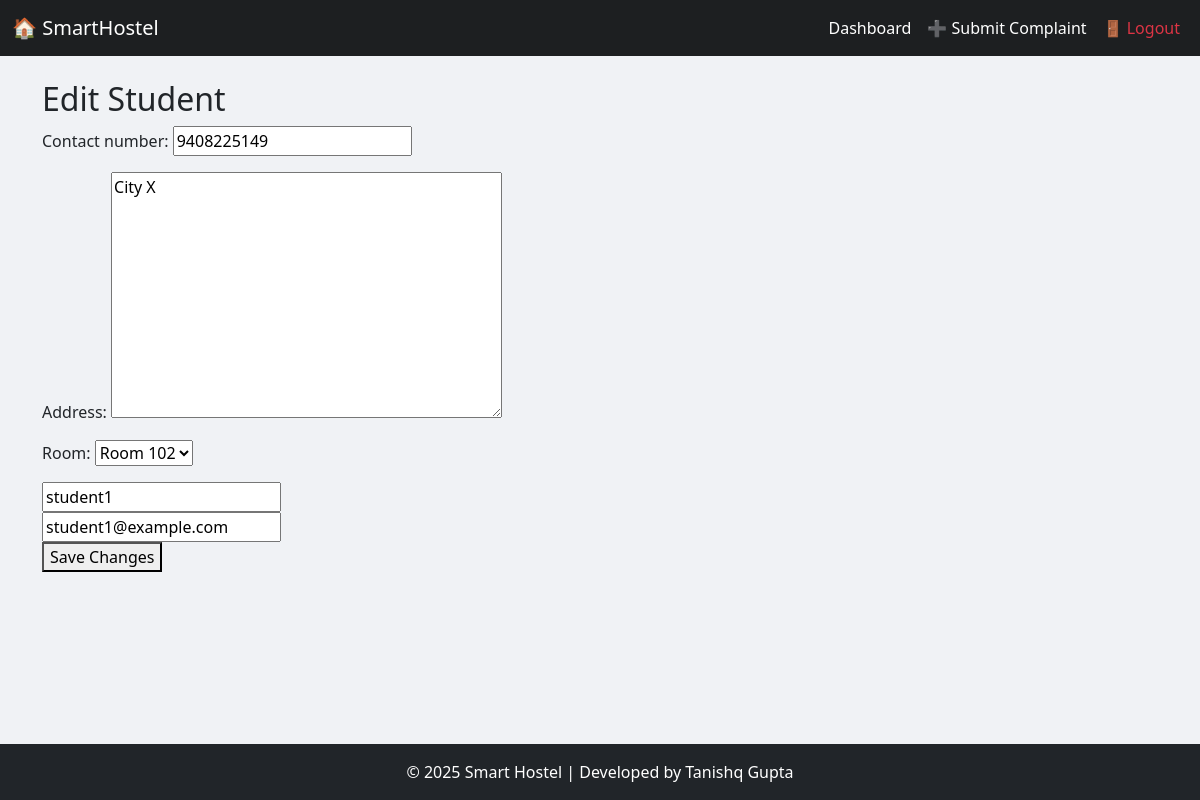
The page /students/edit/1000/ (signed in) on the database its author committed.
### hostelapp/models.py (models this page shows, shortened)
class Student(models.Model):
    user = models.OneToOneField(CustomUser, on_delete=models.CASCADE)
    contact_number = models.CharField(max_length=10)
    address = models.TextField()
    room = models.ForeignKey(Room, on_delete=models.SET_NULL, null=True, blank=True, related_name='students')
    payment_status = models.CharField(max_length=20, default='unpaid')
    roll_number = models.CharField(max_length=20)
    department = models.CharField(max_length=100)
    year = models.IntegerField(null=True, blank=True)
    attendance_percent = models.IntegerField(default=0)
    internal_score = models.IntegerField(default=0)
    parent_income = models.IntegerField(default=0)
    scholarship = models.BooleanField(default=False)
    hostel_stay = models.BooleanField(default=True)
    cgpa = models.FloatField(null=True, blank=True)
    previous_default = models.IntegerField(null=True, blank=True)
    has_paid_fees = models.BooleanField(default=False)
    fee_receipt = models.FileField(upload_to='receipts/', null=True, blank=True)
    is_predicted_defaulter = models.BooleanField(default=False)

class CustomUser(AbstractUser):
    ROLE_CHOICES = (
        ('admin', 'Admin'),
        ('student', 'Student'),
    )
    role = models.CharField(max_length=10, choices=ROLE_CHOICES)

### hostelapp/views.py (the view)
# urls.py: path('students/edit/<int:student_id>/', views.edit_student, name='edit_student'),
@login_required
def edit_student(request, student_id):
    student = get_object_or_404(Student, id=student_id)
    user = student.user
    if request.method == 'POST':
        form = StudentForm(request.POST, instance=student)
        username = request.POST.get('username')
        email = request.POST.get('email')
        if CustomUser.objects.exclude(id=user.id).filter(username=username).exists():
            messages.error(request, "Username already exists.")
        elif CustomUser.objects.exclude(id=user.id).filter(email=email).exists():
            messages.error(request, "Email already exists.")
        elif form.is_valid():
            user.username = username
            user.email = email
            user.save()
            form.save()
            messages.success(request, "Student updated successfully.")
            return redirect('view_students')
    else:
        initial_data = {
            'username': user.username,
            'email': user.email,
        }
        form = StudentForm(instance=student, initial=initial_data)
    return render(request, 'admin_edit_student.html', {'form': form, 'student': student})

### hostelapp/forms.py (shortened to what this page needs)
class StudentForm(forms.ModelForm):
    class Meta:
        model = Student
        fields = ['contact_number', 'address', 'room']

### hostelapp/models.py (called while the page is built)
    def __str__(self):
        return f"Room {self.room_number}"

### hostelml/templates/admin_edit_student.html (shortened to what this page needs)
{% extends 'base.html' %}
{% block content %}
<h2>Edit Student</h2>
<form method="POST">
    {{ form.as_p }}
    <input type="text" name="username" value="{{ student.user.username }}"><br>
    <input type="email" name="email" value="{{ student.user.email }}"><br>
    <button type="submit">Save Changes</button>
</form>
{% endblock %}

### hostelml/templates/base.html (style rules this page uses)
html, body { height: 100%; margin: 0; background-color: #f5f7fa; color: #212529; }

### rows shown on the page
Student: contact_number "9408225149", address "City X", room "Room 102", username "student1", email "student1@example.com"
